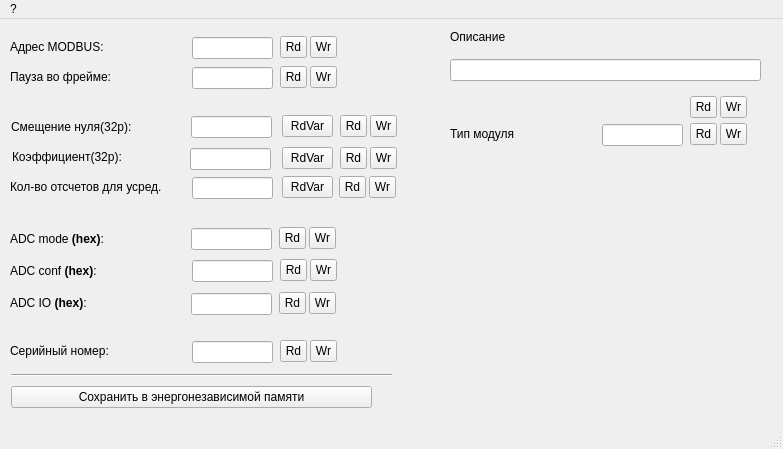
<?xml version="1.0" encoding="UTF-8"?>
<ui version="4.0">
 <class>fmAmperConf</class>
 <widget class="QMainWindow" name="fmAmperConf">
  <property name="geometry">
   <rect>
    <x>0</x>
    <y>0</y>
    <width>783</width>
    <height>449</height>
   </rect>
  </property>
  <property name="windowTitle">
   <string>Настройки микроамперметра </string>
  </property>
  <widget class="QWidget" name="centralwidget">
   <widget class="QLineEdit" name="leAddrMB">
    <property name="geometry">
     <rect>
      <x>192</x>
      <y>18</y>
      <width>81</width>
      <height>22</height>
     </rect>
    </property>
    <property name="font">
     <font>
      <pointsize>9</pointsize>
     </font>
    </property>
   </widget>
   <widget class="QLabel" name="label_16">
    <property name="geometry">
     <rect>
      <x>10</x>
      <y>20</y>
      <width>111</width>
      <height>16</height>
     </rect>
    </property>
    <property name="font">
     <font>
      <pointsize>9</pointsize>
     </font>
    </property>
    <property name="text">
     <string>Адрес MODBUS:</string>
    </property>
   </widget>
   <widget class="QToolButton" name="tbAddrMBWr">
    <property name="geometry">
     <rect>
      <x>310</x>
      <y>17</y>
      <width>27</width>
      <height>22</height>
     </rect>
    </property>
    <property name="text">
     <string>Wr</string>
    </property>
   </widget>
   <widget class="QToolButton" name="tbAddrMBRd">
    <property name="geometry">
     <rect>
      <x>280</x>
      <y>17</y>
      <width>27</width>
      <height>22</height>
     </rect>
    </property>
    <property name="text">
     <string>Rd</string>
    </property>
   </widget>
   <widget class="QToolButton" name="tbthrATRd">
    <property name="geometry">
     <rect>
      <x>280</x>
      <y>47</y>
      <width>27</width>
      <height>22</height>
     </rect>
    </property>
    <property name="text">
     <string>Rd</string>
    </property>
   </widget>
   <widget class="QToolButton" name="tbthrATWr">
    <property name="geometry">
     <rect>
      <x>310</x>
      <y>47</y>
      <width>27</width>
      <height>22</height>
     </rect>
    </property>
    <property name="text">
     <string>Wr</string>
    </property>
   </widget>
   <widget class="QLineEdit" name="lethrAT">
    <property name="geometry">
     <rect>
      <x>192</x>
      <y>48</y>
      <width>81</width>
      <height>22</height>
     </rect>
    </property>
    <property name="font">
     <font>
      <pointsize>9</pointsize>
     </font>
    </property>
   </widget>
   <widget class="QLabel" name="label_17">
    <property name="geometry">
     <rect>
      <x>10</x>
      <y>50</y>
      <width>131</width>
      <height>16</height>
     </rect>
    </property>
    <property name="font">
     <font>
      <pointsize>9</pointsize>
     </font>
    </property>
    <property name="text">
     <string>Пауза во фрейме:</string>
    </property>
   </widget>
   <widget class="QToolButton" name="tbConfRd">
    <property name="geometry">
     <rect>
      <x>280</x>
      <y>240</y>
      <width>27</width>
      <height>22</height>
     </rect>
    </property>
    <property name="text">
     <string>Rd</string>
    </property>
   </widget>
   <widget class="QToolButton" name="tbConfWr">
    <property name="geometry">
     <rect>
      <x>310</x>
      <y>240</y>
      <width>27</width>
      <height>22</height>
     </rect>
    </property>
    <property name="text">
     <string>Wr</string>
    </property>
   </widget>
   <widget class="QLineEdit" name="leConf">
    <property name="geometry">
     <rect>
      <x>192</x>
      <y>241</y>
      <width>81</width>
      <height>22</height>
     </rect>
    </property>
    <property name="font">
     <font>
      <pointsize>9</pointsize>
     </font>
    </property>
   </widget>
   <widget class="QLabel" name="label_18">
    <property name="geometry">
     <rect>
      <x>10</x>
      <y>244</y>
      <width>121</width>
      <height>16</height>
     </rect>
    </property>
    <property name="font">
     <font>
      <pointsize>9</pointsize>
     </font>
    </property>
    <property name="text">
     <string>ADC conf &lt;b&gt;(hex)&lt;/b&gt;:</string>
    </property>
   </widget>
   <widget class="QLabel" name="label_19">
    <property name="geometry">
     <rect>
      <x>10</x>
      <y>324</y>
      <width>121</width>
      <height>16</height>
     </rect>
    </property>
    <property name="font">
     <font>
      <pointsize>9</pointsize>
     </font>
    </property>
    <property name="text">
     <string>Серийный номер:</string>
    </property>
   </widget>
   <widget class="QLineEdit" name="leSerNum">
    <property name="geometry">
     <rect>
      <x>192</x>
      <y>322</y>
      <width>81</width>
      <height>22</height>
     </rect>
    </property>
    <property name="font">
     <font>
      <pointsize>9</pointsize>
     </font>
    </property>
   </widget>
   <widget class="QToolButton" name="tbSerNumWr">
    <property name="geometry">
     <rect>
      <x>310</x>
      <y>321</y>
      <width>27</width>
      <height>22</height>
     </rect>
    </property>
    <property name="text">
     <string>Wr</string>
    </property>
   </widget>
   <widget class="QToolButton" name="tbSerNumRd">
    <property name="geometry">
     <rect>
      <x>280</x>
      <y>321</y>
      <width>27</width>
      <height>22</height>
     </rect>
    </property>
    <property name="text">
     <string>Rd</string>
    </property>
   </widget>
   <widget class="QLineEdit" name="leZeroA">
    <property name="geometry">
     <rect>
      <x>191</x>
      <y>97</y>
      <width>81</width>
      <height>22</height>
     </rect>
    </property>
    <property name="font">
     <font>
      <pointsize>9</pointsize>
     </font>
    </property>
   </widget>
   <widget class="QLabel" name="label_2">
    <property name="geometry">
     <rect>
      <x>11</x>
      <y>100</y>
      <width>151</width>
      <height>16</height>
     </rect>
    </property>
    <property name="font">
     <font>
      <pointsize>9</pointsize>
     </font>
    </property>
    <property name="text">
     <string>Смещение нуля(32р):</string>
    </property>
   </widget>
   <widget class="QLineEdit" name="lemK">
    <property name="geometry">
     <rect>
      <x>190</x>
      <y>129</y>
      <width>81</width>
      <height>22</height>
     </rect>
    </property>
    <property name="font">
     <font>
      <pointsize>9</pointsize>
     </font>
    </property>
   </widget>
   <widget class="QLabel" name="label_12">
    <property name="geometry">
     <rect>
      <x>12</x>
      <y>130</y>
      <width>141</width>
      <height>16</height>
     </rect>
    </property>
    <property name="font">
     <font>
      <pointsize>9</pointsize>
     </font>
    </property>
    <property name="lineWidth">
     <number>-5</number>
    </property>
    <property name="text">
     <string>Коэффициент(32р):</string>
    </property>
   </widget>
   <widget class="QToolButton" name="tbZeroARd">
    <property name="geometry">
     <rect>
      <x>340</x>
      <y>96</y>
      <width>27</width>
      <height>22</height>
     </rect>
    </property>
    <property name="text">
     <string>Rd</string>
    </property>
   </widget>
   <widget class="QToolButton" name="tbZeroAWr">
    <property name="geometry">
     <rect>
      <x>370</x>
      <y>96</y>
      <width>27</width>
      <height>22</height>
     </rect>
    </property>
    <property name="text">
     <string>Wr</string>
    </property>
   </widget>
   <widget class="QToolButton" name="tbZeroARdVar">
    <property name="geometry">
     <rect>
      <x>282</x>
      <y>96</y>
      <width>51</width>
      <height>22</height>
     </rect>
    </property>
    <property name="text">
     <string>RdVar</string>
    </property>
   </widget>
   <widget class="QToolButton" name="tbmKRdVar">
    <property name="geometry">
     <rect>
      <x>282</x>
      <y>128</y>
      <width>51</width>
      <height>22</height>
     </rect>
    </property>
    <property name="text">
     <string>RdVar</string>
    </property>
   </widget>
   <widget class="QToolButton" name="tbmKRd">
    <property name="geometry">
     <rect>
      <x>340</x>
      <y>128</y>
      <width>27</width>
      <height>22</height>
     </rect>
    </property>
    <property name="text">
     <string>Rd</string>
    </property>
   </widget>
   <widget class="QToolButton" name="tbmKWr">
    <property name="geometry">
     <rect>
      <x>370</x>
      <y>128</y>
      <width>27</width>
      <height>22</height>
     </rect>
    </property>
    <property name="text">
     <string>Wr</string>
    </property>
   </widget>
   <widget class="QToolButton" name="tbModeRd">
    <property name="geometry">
     <rect>
      <x>279</x>
      <y>208</y>
      <width>27</width>
      <height>22</height>
     </rect>
    </property>
    <property name="text">
     <string>Rd</string>
    </property>
   </widget>
   <widget class="QToolButton" name="tbModeWr">
    <property name="geometry">
     <rect>
      <x>309</x>
      <y>208</y>
      <width>27</width>
      <height>22</height>
     </rect>
    </property>
    <property name="text">
     <string>Wr</string>
    </property>
   </widget>
   <widget class="QLineEdit" name="leMode">
    <property name="geometry">
     <rect>
      <x>191</x>
      <y>209</y>
      <width>81</width>
      <height>22</height>
     </rect>
    </property>
    <property name="font">
     <font>
      <pointsize>9</pointsize>
     </font>
    </property>
   </widget>
   <widget class="QLabel" name="label_20">
    <property name="geometry">
     <rect>
      <x>10</x>
      <y>212</y>
      <width>131</width>
      <height>16</height>
     </rect>
    </property>
    <property name="font">
     <font>
      <pointsize>9</pointsize>
     </font>
    </property>
    <property name="text">
     <string>ADC mode &lt;b&gt;(hex)&lt;/b&gt;:</string>
    </property>
   </widget>
   <widget class="QLabel" name="label_21">
    <property name="geometry">
     <rect>
      <x>10</x>
      <y>276</y>
      <width>111</width>
      <height>16</height>
     </rect>
    </property>
    <property name="font">
     <font>
      <pointsize>9</pointsize>
     </font>
    </property>
    <property name="text">
     <string>ADC IO &lt;b&gt;(hex)&lt;/b&gt;:</string>
    </property>
   </widget>
   <widget class="QLineEdit" name="leIO">
    <property name="geometry">
     <rect>
      <x>191</x>
      <y>274</y>
      <width>81</width>
      <height>22</height>
     </rect>
    </property>
    <property name="font">
     <font>
      <pointsize>9</pointsize>
     </font>
    </property>
   </widget>
   <widget class="QToolButton" name="tbIOWr">
    <property name="geometry">
     <rect>
      <x>309</x>
      <y>273</y>
      <width>27</width>
      <height>22</height>
     </rect>
    </property>
    <property name="text">
     <string>Wr</string>
    </property>
   </widget>
   <widget class="QToolButton" name="tbIORd">
    <property name="geometry">
     <rect>
      <x>279</x>
      <y>273</y>
      <width>27</width>
      <height>22</height>
     </rect>
    </property>
    <property name="text">
     <string>Rd</string>
    </property>
   </widget>
   <widget class="QToolButton" name="tbSave">
    <property name="geometry">
     <rect>
      <x>11</x>
      <y>367</y>
      <width>361</width>
      <height>22</height>
     </rect>
    </property>
    <property name="text">
     <string>Сохранить в энергонезависимой памяти</string>
    </property>
   </widget>
   <widget class="Line" name="line_3">
    <property name="geometry">
     <rect>
      <x>11</x>
      <y>346</y>
      <width>381</width>
      <height>20</height>
     </rect>
    </property>
    <property name="orientation">
     <enum>Qt::Horizontal</enum>
    </property>
   </widget>
   <widget class="QLabel" name="label_22">
    <property name="geometry">
     <rect>
      <x>10</x>
      <y>160</y>
      <width>171</width>
      <height>16</height>
     </rect>
    </property>
    <property name="font">
     <font>
      <pointsize>9</pointsize>
     </font>
    </property>
    <property name="text">
     <string>Кол-во отсчетов для усред.</string>
    </property>
   </widget>
   <widget class="QLineEdit" name="leCount_Amper">
    <property name="geometry">
     <rect>
      <x>192</x>
      <y>158</y>
      <width>81</width>
      <height>22</height>
     </rect>
    </property>
    <property name="font">
     <font>
      <pointsize>9</pointsize>
     </font>
    </property>
   </widget>
   <widget class="QToolButton" name="tbCount_AmperWr">
    <property name="geometry">
     <rect>
      <x>369</x>
      <y>157</y>
      <width>27</width>
      <height>22</height>
     </rect>
    </property>
    <property name="text">
     <string>Wr</string>
    </property>
   </widget>
   <widget class="QToolButton" name="tbCount_AmperRd">
    <property name="geometry">
     <rect>
      <x>339</x>
      <y>157</y>
      <width>27</width>
      <height>22</height>
     </rect>
    </property>
    <property name="text">
     <string>Rd</string>
    </property>
   </widget>
   <widget class="QToolButton" name="tbCount_AmpeRdVar">
    <property name="geometry">
     <rect>
      <x>282</x>
      <y>157</y>
      <width>51</width>
      <height>22</height>
     </rect>
    </property>
    <property name="text">
     <string>RdVar</string>
    </property>
   </widget>
   <widget class="QToolButton" name="tbDescribeWr">
    <property name="geometry">
     <rect>
      <x>720</x>
      <y>77</y>
      <width>27</width>
      <height>22</height>
     </rect>
    </property>
    <property name="text">
     <string>Wr</string>
    </property>
   </widget>
   <widget class="QLabel" name="label_34">
    <property name="geometry">
     <rect>
      <x>450</x>
      <y>107</y>
      <width>121</width>
      <height>16</height>
     </rect>
    </property>
    <property name="font">
     <font>
      <pointsize>9</pointsize>
     </font>
    </property>
    <property name="text">
     <string>Тип модуля</string>
    </property>
   </widget>
   <widget class="QToolButton" name="tbTypeIDRd">
    <property name="geometry">
     <rect>
      <x>690</x>
      <y>104</y>
      <width>27</width>
      <height>22</height>
     </rect>
    </property>
    <property name="text">
     <string>Rd</string>
    </property>
   </widget>
   <widget class="QLineEdit" name="leTypeID">
    <property name="geometry">
     <rect>
      <x>602</x>
      <y>105</y>
      <width>81</width>
      <height>22</height>
     </rect>
    </property>
    <property name="font">
     <font>
      <pointsize>9</pointsize>
     </font>
    </property>
   </widget>
   <widget class="QLabel" name="label_33">
    <property name="geometry">
     <rect>
      <x>450</x>
      <y>10</y>
      <width>111</width>
      <height>16</height>
     </rect>
    </property>
    <property name="font">
     <font>
      <pointsize>9</pointsize>
     </font>
    </property>
    <property name="text">
     <string>Описание</string>
    </property>
   </widget>
   <widget class="QToolButton" name="tbTypeIDWr">
    <property name="geometry">
     <rect>
      <x>720</x>
      <y>104</y>
      <width>27</width>
      <height>22</height>
     </rect>
    </property>
    <property name="text">
     <string>Wr</string>
    </property>
   </widget>
   <widget class="QLineEdit" name="teDescribe">
    <property name="geometry">
     <rect>
      <x>450</x>
      <y>40</y>
      <width>311</width>
      <height>22</height>
     </rect>
    </property>
    <property name="font">
     <font>
      <pointsize>9</pointsize>
     </font>
    </property>
   </widget>
   <widget class="QToolButton" name="tbDescribeRd">
    <property name="geometry">
     <rect>
      <x>690</x>
      <y>77</y>
      <width>27</width>
      <height>22</height>
     </rect>
    </property>
    <property name="text">
     <string>Rd</string>
    </property>
   </widget>
  </widget>
  <widget class="QMenuBar" name="menubar">
   <property name="geometry">
    <rect>
     <x>0</x>
     <y>0</y>
     <width>783</width>
     <height>21</height>
    </rect>
   </property>
   <widget class="QMenu" name="menu">
    <property name="title">
     <string>?</string>
    </property>
   </widget>
   <addaction name="menu"/>
  </widget>
  <widget class="QStatusBar" name="statusbar"/>
 </widget>
 <resources/>
 <connections/>
</ui>
